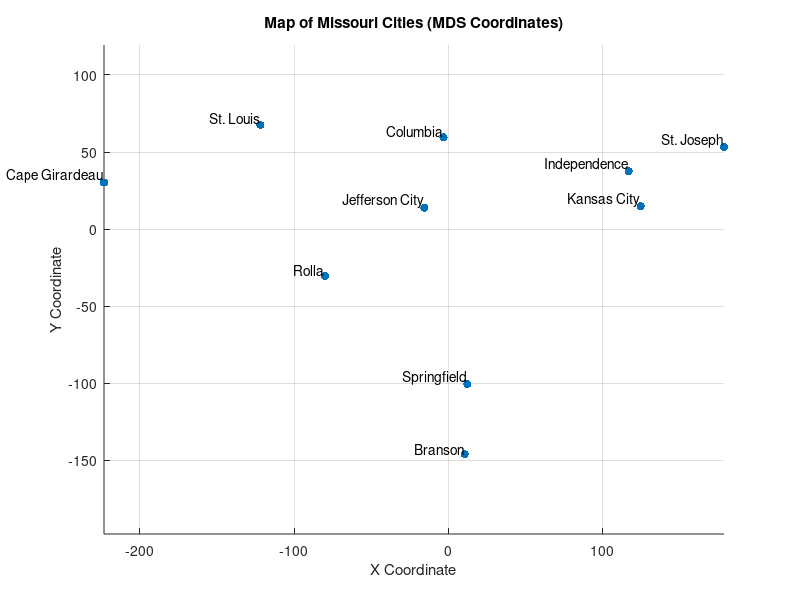

Write the MATLAB code that produced this figure.
% Step 1: Read the distance matrix
distances = dlmread('MOCityDistS24.dat');

% Step 2: Classical Multidimensional Scaling (MDS)
n = size(distances, 1);
J = eye(n) - ones(n)/n;
B = -0.5 * J * distances.^2 * J;
[V,D] = eig(B);
[d,ind] = sort(diag(D), 'descend');
V = V(:,ind);
D = D(ind,ind);
d = sqrt(D);
X = V(:,1:2)*d(1:2,1:2);

% Step 3: Determine the coordinates of Columbia (x3) and Rolla (x6)
columbia_index = 3;
rolla_index = 6;
x3 = X(columbia_index,:);
x6 = X(rolla_index,:);

% Step 4: Recompute Euclidean distances
recomputed_distance_columbia_rolla = norm(x3 - x6);
kansas_city_index = 5;
st_louis_index = 7;
recomputed_distance_kc_stl = norm(X(kansas_city_index,:) - X(st_louis_index,:));

% Step 5: Plot the map
cities = {'Branson', 'Cape Girardeau', 'Columbia', 'Jefferson City', 'Kansas City', ...
          'Rolla', 'St. Louis', 'Springfield', 'St. Joseph', 'Independence'};
figure;
scatter(X(:,1), X(:,2), 'filled');
text(X(:,1), X(:,2), cities, 'VerticalAlignment','bottom', 'HorizontalAlignment','right');
title('Map of Missouri Cities (MDS Coordinates)');
xlabel('X Coordinate');
ylabel('Y Coordinate');
grid on;
axis equal;

% Output the results
fprintf('2.1 Columbia coordinates (x3): [%f, %f]\n', x3(1), x3(2));
fprintf('2.2 Rolla coordinates (x6): [%f, %f]\n', x6(1), x6(2));
fprintf('2.3.1 Recomputed Euclidean distance between Columbia and Rolla: %f\n', recomputed_distance_columbia_rolla);
fprintf('2.3.2 Recomputed Euclidean distance between Kansas City and St. Louis: %f\n', recomputed_distance_kc_stl);
